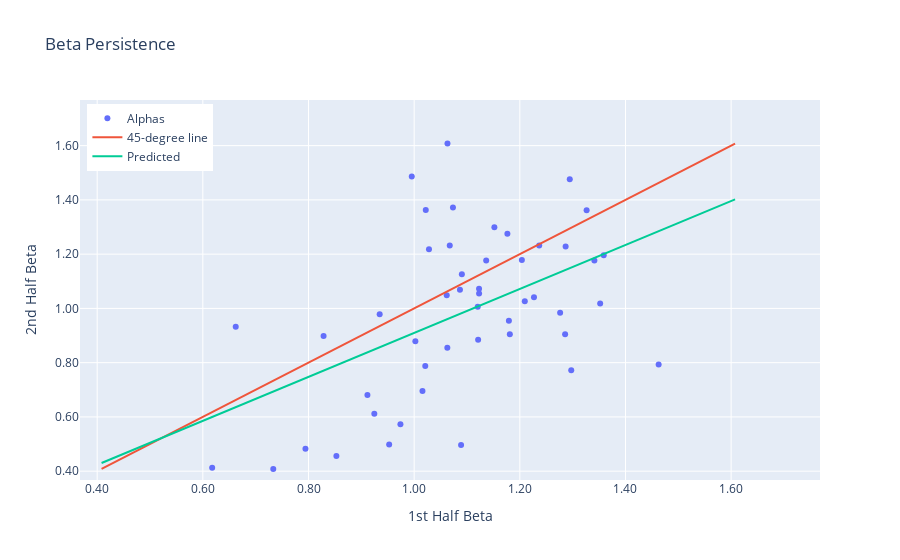

Notebook code for this chart:
### Code cell
# Scatter plot

trace  = go.Scatter(x=df_beta['beta_0'], y=df_beta['beta_1'], mode="markers", name = 'Alphas')
minval = np.min([df_beta['beta_1'].min(), df_beta['beta_0'].min()])
maxval = np.max([df_beta['beta_1'].max(), df_beta['beta_0'].max()])

trace_45 = go.Scatter(x= np.linspace(minval,maxval,20), y = np.linspace(minval,maxval,20), mode='lines',name='45-degree line')
ols_fit = results.params[0] + results.params[1]*np.linspace(minval,maxval,20)
trace_ols= go.Scatter(x= np.linspace(minval,maxval,20), y = ols_fit, mode='lines',name='Predicted')

fig = go.Figure()
fig.add_trace(trace)
fig.add_trace(trace_45)
fig.add_trace(trace_ols)
fig.update_xaxes(title='1st Half Beta',tickformat=".2f", range=[0.9*minval, 1.1*maxval])
fig.update_yaxes(title='2nd Half Beta',tickformat=".2f", range=[0.9*minval, 1.1*maxval])
fig.update_layout(title='Beta Persistence')
fig.update_layout(legend=dict(yanchor="top", y =0.99, xanchor="left", x=0.01))
fig.show()

### Figure 1 — Plotly figure (JSON) as saved in the notebook; plotly's stock layout.template omitted (floating-point values rounded to 4 significant figures)
{"data": [{"mode": "markers", "name": "Alphas", "type": "scatter", "x": [1.016, 0.8528, 0.9115, 0.9527, 0.7943, 1.352, 1.326, 1.123, 0.974, 1.209, 1.463, 1.021, 0.9246, 1.062, 1.12, 1.067, 1.204, 1.359, 1.063, 1.09, 1.152, 1.176, 0.9955, 1.227, 1.123, 1.089, 0.7333, 1.028, 1.136, 0.8286, 0.6177, 0.6623, 1.286, 1.287, 1.022, 1.295, 1.341, 1.063, 0.9347, 1.179, 1.181, 1.121, 1.297, 1.087, 1.002, 1.237, 1.073, 1.276], "y": [0.6959, 0.4561, 0.6807, 0.4981, 0.4827, 1.018, 1.362, 1.055, 0.5726, 1.026, 0.7934, 0.7875, 0.6118, 1.049, 1.006, 1.232, 1.179, 1.196, 1.607, 1.126, 1.299, 1.275, 1.486, 1.041, 1.072, 0.4964, 0.4083, 1.218, 1.176, 0.8984, 0.4124, 0.9321, 0.9045, 1.228, 1.362, 1.476, 1.177, 0.8547, 0.9784, 0.9548, 0.9044, 0.8848, 0.7723, 1.068, 0.8789, 1.232, 1.372, 0.9844]}, {"mode": "lines", "name": "45-degree line", "type": "scatter", "x": [0.4083, 0.4714, 0.5345, 0.5977, 0.6608, 0.7239, 0.787, 0.8501, 0.9132, 0.9763, 1.039, 1.103, 1.166, 1.229, 1.292, 1.355, 1.418, 1.481, 1.544, 1.607], "y": [0.4083, 0.4714, 0.5345, 0.5977, 0.6608, 0.7239, 0.787, 0.8501, 0.9132, 0.9763, 1.039, 1.103, 1.166, 1.229, 1.292, 1.355, 1.418, 1.481, 1.544, 1.607]}, {"mode": "lines", "name": "Predicted", "type": "scatter", "x": [0.4083, 0.4714, 0.5345, 0.5977, 0.6608, 0.7239, 0.787, 0.8501, 0.9132, 0.9763, 1.039, 1.103, 1.166, 1.229, 1.292, 1.355, 1.418, 1.481, 1.544, 1.607], "y": [0.4302, 0.4813, 0.5325, 0.5836, 0.6348, 0.6859, 0.7371, 0.7883, 0.8394, 0.8906, 0.9417, 0.9929, 1.044, 1.095, 1.146, 1.198, 1.249, 1.3, 1.351, 1.402]}], "layout": {"legend": {"x": 0.01, "xanchor": "left", "y": 0.99, "yanchor": "top"}, "title": {"text": "Beta Persistence"}, "xaxis": {"range": [0.3675, 1.768], "tickformat": ".2f", "title": {"text": "1st Half Beta"}}, "yaxis": {"range": [0.3675, 1.768], "tickformat": ".2f", "title": {"text": "2nd Half Beta"}}}}
